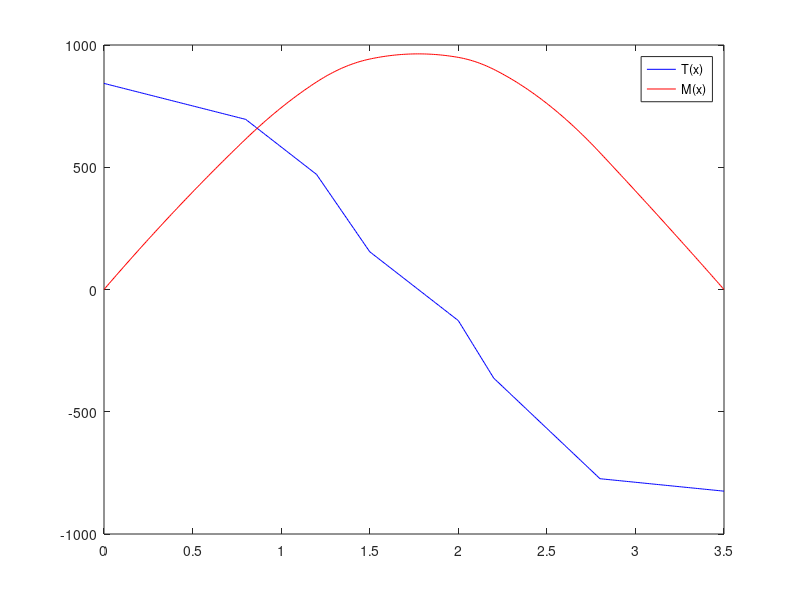
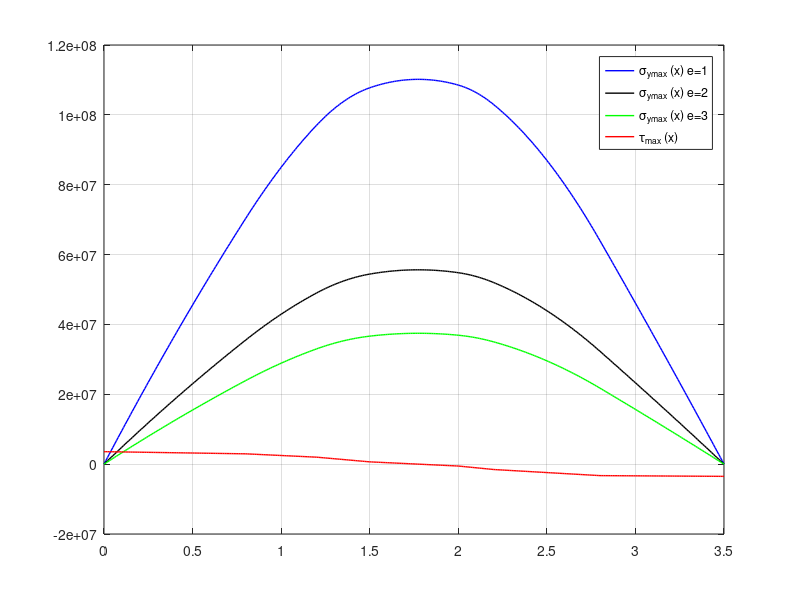

MATLAB code to generate these figures, in order:
%% Exemple
clear all;
close all;
clc;

L_tot = 3.5;
g=9.81;
m = [3 7 10 10 4];
L = [0.8 0.7 1 0.8 2.7];
d = [0 0.8 1.2 2 0.8];
P = m*5*g./L;

xx = 0:0.01:L_tot;
lm = length(m);
lx = length(xx);
M_tot = zeros(lm,lx);
T_tot = zeros(lm,lx);

for i=1:lm
Ay = L(i)*P(i)*(1-(d(i)+L(i)/2)/L_tot);
By = L(i)*P(i)*(d(i)+L(i)/2)/L_tot;
T1 = []; T2 = []; T3 = [];
Mo1 =[]; Mo2 = []; Mo3 = [];

    for x=xx
        % x<d
        if x<=d(i)
        T1 = [T1 Ay];
        Mo1 = [Mo1 Ay*x];
        
        elseif x>d(i) && x<=d(i)+L(i)
        %pour d<x<d+L
        T2 = [T2 Ay-P(i)*(x-d(i))];
        Mo2 = [Mo2 Ay*x-P(i)*(x-d(i))*(x-d(i))/2];
        
        else
        %pour x>d+L
        T3 = [T3 Ay-P(i)*L(i)];
        Mo3 = [Mo3 Ay*x-P(i)*L(i)*(x-d(i)-L(i)/2)];
        end
    end

    T_tot(i,:) = [T1 T2 T3];
    M_tot(i,:) = [Mo1 Mo2 Mo3];      %valeur des moments pour chaque force

end

%calcul du moment total
Mfin = sum(M_tot);
Tfin = sum(T_tot);

figure(1)
plot(xx,Tfin,'b','DisplayName','T(x)')
hold on
plot(xx,Mfin,'r','DisplayName','M(x)')
hold off
legend show

%contrainte max apparait le plus loin de l'axe de flexion y = 0.075m
D_ext = 0.15;
e=[0.001 0.002 0.003];
I = pi/64*(D_ext^4-(D_ext-e).^4);
S = pi*D_ext*e;
ymax = D_ext/2;
ld=length(Mfin);
le=length(e);
sigma=zeros(le,ld);
tau = zeros(le,ld);
for i=1:length(e)
    sigma(i,:) = ymax*Mfin/I(i);
    tau(i,:) = 2*Tfin/S(i);
end
figure(2)
plot(xx,sigma(1,:),'b','LineWidth',1,'DisplayName','\sigma_{ymax} (x) e=1')
hold on
grid on
plot(xx,sigma(2,:),'k','LineWidth',1,'DisplayName','\sigma_{ymax} (x) e=2')
plot(xx,sigma(3,:),'g','LineWidth',1,'DisplayName','\sigma_{ymax} (x) e=3')
plot(xx,tau(1,:),'r','LineWidth',1,'DisplayName','\tau_{max} (x)')
hold off
legend show